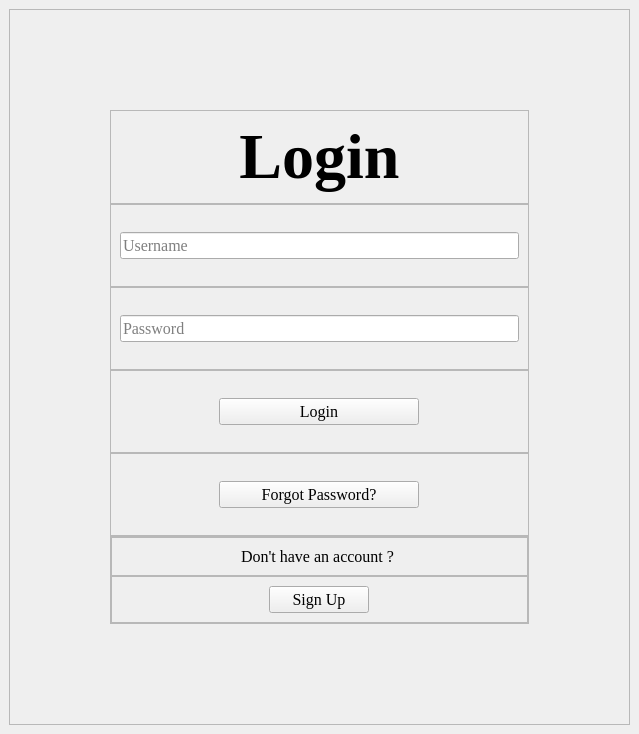
<?xml version="1.0" encoding="UTF-8"?>
<ui version="4.0">
 <class>MainWindow</class>
 <widget class="QMainWindow" name="MainWindow">
  <property name="geometry">
   <rect>
    <x>0</x>
    <y>0</y>
    <width>639</width>
    <height>734</height>
   </rect>
  </property>
  <property name="windowTitle">
   <string>MainWindow</string>
  </property>
  <widget class="QWidget" name="centralwidget">
   <layout class="QVBoxLayout" name="verticalLayout">
    <item>
     <widget class="QFrame" name="frame">
      <property name="styleSheet">
       <string notr="true"/>
      </property>
      <property name="frameShape">
       <enum>QFrame::StyledPanel</enum>
      </property>
      <property name="frameShadow">
       <enum>QFrame::Raised</enum>
      </property>
      <layout class="QVBoxLayout" name="verticalLayout_5">
       <property name="spacing">
        <number>0</number>
       </property>
       <property name="sizeConstraint">
        <enum>QLayout::SetMaximumSize</enum>
       </property>
       <property name="leftMargin">
        <number>100</number>
       </property>
       <property name="topMargin">
        <number>100</number>
       </property>
       <property name="rightMargin">
        <number>100</number>
       </property>
       <property name="bottomMargin">
        <number>100</number>
       </property>
       <item>
        <widget class="QFrame" name="frame_5">
         <property name="styleSheet">
          <string notr="true"/>
         </property>
         <property name="frameShape">
          <enum>QFrame::StyledPanel</enum>
         </property>
         <property name="frameShadow">
          <enum>QFrame::Raised</enum>
         </property>
         <layout class="QHBoxLayout" name="horizontalLayout_4">
          <item>
           <widget class="QLabel" name="label_5">
            <property name="font">
             <font>
              <family>Times New Roman</family>
              <pointsize>24</pointsize>
              <bold>true</bold>
             </font>
            </property>
            <property name="text">
             <string>&lt;html&gt;&lt;head/&gt;&lt;body&gt;&lt;p align=&quot;center&quot;&gt;&lt;span style=&quot; font-size:48pt;&quot;&gt;Login&lt;/span&gt;&lt;/p&gt;&lt;/body&gt;&lt;/html&gt;</string>
            </property>
           </widget>
          </item>
         </layout>
        </widget>
       </item>
       <item>
        <widget class="QFrame" name="frame_2">
         <property name="styleSheet">
          <string notr="true"/>
         </property>
         <property name="frameShape">
          <enum>QFrame::StyledPanel</enum>
         </property>
         <property name="frameShadow">
          <enum>QFrame::Raised</enum>
         </property>
         <layout class="QHBoxLayout" name="horizontalLayout_5">
          <item>
           <widget class="QLineEdit" name="username_login">
            <property name="font">
             <font>
              <family>Times New Roman</family>
              <pointsize>12</pointsize>
             </font>
            </property>
            <property name="placeholderText">
             <string>Username</string>
            </property>
           </widget>
          </item>
         </layout>
        </widget>
       </item>
       <item>
        <widget class="QFrame" name="frame_4">
         <property name="minimumSize">
          <size>
           <width>0</width>
           <height>0</height>
          </size>
         </property>
         <property name="maximumSize">
          <size>
           <width>16777215</width>
           <height>400</height>
          </size>
         </property>
         <property name="styleSheet">
          <string notr="true"/>
         </property>
         <property name="frameShape">
          <enum>QFrame::StyledPanel</enum>
         </property>
         <property name="frameShadow">
          <enum>QFrame::Raised</enum>
         </property>
         <layout class="QHBoxLayout" name="horizontalLayout_6">
          <item>
           <widget class="QLineEdit" name="password_login">
            <property name="font">
             <font>
              <family>Times New Roman</family>
              <pointsize>12</pointsize>
             </font>
            </property>
            <property name="echoMode">
             <enum>QLineEdit::Password</enum>
            </property>
            <property name="placeholderText">
             <string>Password</string>
            </property>
           </widget>
          </item>
         </layout>
        </widget>
       </item>
       <item>
        <widget class="QFrame" name="frame_login">
         <property name="styleSheet">
          <string notr="true"/>
         </property>
         <property name="frameShape">
          <enum>QFrame::StyledPanel</enum>
         </property>
         <property name="frameShadow">
          <enum>QFrame::Raised</enum>
         </property>
         <layout class="QHBoxLayout" name="horizontalLayout_7">
          <item>
           <widget class="QPushButton" name="Login_3">
            <property name="maximumSize">
             <size>
              <width>200</width>
              <height>16777215</height>
             </size>
            </property>
            <property name="font">
             <font>
              <family>Times New Roman</family>
              <pointsize>12</pointsize>
             </font>
            </property>
            <property name="text">
             <string>Login</string>
            </property>
           </widget>
          </item>
         </layout>
        </widget>
       </item>
       <item>
        <widget class="QFrame" name="frame_6">
         <property name="styleSheet">
          <string notr="true"/>
         </property>
         <property name="frameShape">
          <enum>QFrame::StyledPanel</enum>
         </property>
         <property name="frameShadow">
          <enum>QFrame::Raised</enum>
         </property>
         <layout class="QHBoxLayout" name="horizontalLayout_8">
          <item>
           <widget class="QPushButton" name="pushButton_5">
            <property name="maximumSize">
             <size>
              <width>200</width>
              <height>16777215</height>
             </size>
            </property>
            <property name="font">
             <font>
              <family>Times New Roman</family>
              <pointsize>12</pointsize>
             </font>
            </property>
            <property name="text">
             <string>Forgot Password?</string>
            </property>
           </widget>
          </item>
         </layout>
        </widget>
       </item>
       <item>
        <widget class="QFrame" name="frame_7">
         <property name="minimumSize">
          <size>
           <width>0</width>
           <height>0</height>
          </size>
         </property>
         <property name="styleSheet">
          <string notr="true"/>
         </property>
         <property name="frameShape">
          <enum>QFrame::StyledPanel</enum>
         </property>
         <property name="frameShadow">
          <enum>QFrame::Raised</enum>
         </property>
         <layout class="QVBoxLayout" name="verticalLayout_6">
          <property name="spacing">
           <number>0</number>
          </property>
          <property name="leftMargin">
           <number>0</number>
          </property>
          <property name="topMargin">
           <number>0</number>
          </property>
          <property name="rightMargin">
           <number>0</number>
          </property>
          <property name="bottomMargin">
           <number>0</number>
          </property>
          <item>
           <widget class="QFrame" name="frame_3">
            <property name="frameShape">
             <enum>QFrame::StyledPanel</enum>
            </property>
            <property name="frameShadow">
             <enum>QFrame::Raised</enum>
            </property>
            <layout class="QVBoxLayout" name="verticalLayout_8">
             <item>
              <widget class="QLabel" name="label_6">
               <property name="font">
                <font>
                 <family>Times New Roman</family>
                 <pointsize>12</pointsize>
                </font>
               </property>
               <property name="text">
                <string>&lt;html&gt;&lt;head/&gt;&lt;body&gt;&lt;p align=&quot;center&quot;&gt;Don't have an account ? &lt;/p&gt;&lt;/body&gt;&lt;/html&gt;</string>
               </property>
              </widget>
             </item>
            </layout>
           </widget>
          </item>
          <item>
           <widget class="QFrame" name="frame_8">
            <property name="styleSheet">
             <string notr="true"/>
            </property>
            <property name="frameShape">
             <enum>QFrame::StyledPanel</enum>
            </property>
            <property name="frameShadow">
             <enum>QFrame::Raised</enum>
            </property>
            <layout class="QHBoxLayout" name="horizontalLayout_9">
             <item>
              <widget class="QPushButton" name="pushButton_6">
               <property name="maximumSize">
                <size>
                 <width>100</width>
                 <height>16777215</height>
                </size>
               </property>
               <property name="font">
                <font>
                 <family>Times New Roman</family>
                 <pointsize>12</pointsize>
                </font>
               </property>
               <property name="text">
                <string>Sign Up</string>
               </property>
              </widget>
             </item>
            </layout>
           </widget>
          </item>
         </layout>
        </widget>
       </item>
      </layout>
     </widget>
    </item>
   </layout>
  </widget>
 </widget>
 <resources/>
 <connections/>
</ui>
